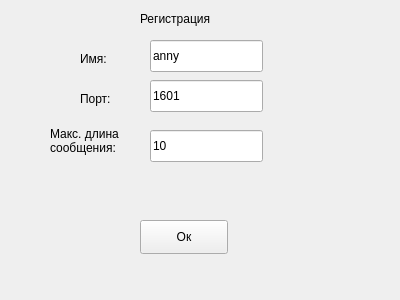
<?xml version="1.0" encoding="UTF-8"?>
<ui version="4.0">
 <class>RegWindow</class>
 <widget class="QWidget" name="RegWindow">
  <property name="geometry">
   <rect>
    <x>0</x>
    <y>0</y>
    <width>400</width>
    <height>300</height>
   </rect>
  </property>
  <property name="windowTitle">
   <string>Form</string>
  </property>
  <widget class="QLabel" name="label">
   <property name="geometry">
    <rect>
     <x>140</x>
     <y>10</y>
     <width>91</width>
     <height>18</height>
    </rect>
   </property>
   <property name="text">
    <string>Регистрация</string>
   </property>
  </widget>
  <widget class="QLineEdit" name="nameEdit">
   <property name="geometry">
    <rect>
     <x>150</x>
     <y>40</y>
     <width>113</width>
     <height>32</height>
    </rect>
   </property>
   <property name="text">
    <string>anny</string>
   </property>
  </widget>
  <widget class="QLineEdit" name="portEdit">
   <property name="geometry">
    <rect>
     <x>150</x>
     <y>80</y>
     <width>113</width>
     <height>32</height>
    </rect>
   </property>
   <property name="text">
    <string>1601</string>
   </property>
  </widget>
  <widget class="QLabel" name="label_2">
   <property name="geometry">
    <rect>
     <x>80</x>
     <y>50</y>
     <width>31</width>
     <height>18</height>
    </rect>
   </property>
   <property name="text">
    <string>Имя:</string>
   </property>
  </widget>
  <widget class="QLabel" name="label_3">
   <property name="geometry">
    <rect>
     <x>80</x>
     <y>90</y>
     <width>41</width>
     <height>18</height>
    </rect>
   </property>
   <property name="text">
    <string>Порт:</string>
   </property>
  </widget>
  <widget class="QPushButton" name="regButton">
   <property name="geometry">
    <rect>
     <x>140</x>
     <y>220</y>
     <width>88</width>
     <height>34</height>
    </rect>
   </property>
   <property name="text">
    <string>Ок</string>
   </property>
  </widget>
  <widget class="QLabel" name="label_4">
   <property name="geometry">
    <rect>
     <x>50</x>
     <y>120</y>
     <width>91</width>
     <height>41</height>
    </rect>
   </property>
   <property name="text">
    <string>Макс. длина
сообщения:</string>
   </property>
  </widget>
  <widget class="QLineEdit" name="lenEdit">
   <property name="geometry">
    <rect>
     <x>150</x>
     <y>130</y>
     <width>113</width>
     <height>32</height>
    </rect>
   </property>
   <property name="text">
    <string>10</string>
   </property>
  </widget>
 </widget>
 <resources/>
 <connections/>
</ui>
